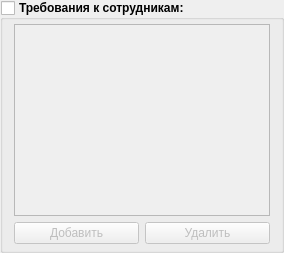
         <widget class="QGroupBox" name="grp_req_staff">
          <property name="font">
           <font>
            <weight>75</weight>
            <bold>true</bold>
           </font>
          </property>
          <property name="title">
           <string>Требования к сотрудникам:</string>
          </property>
          <property name="checkable">
           <bool>true</bool>
          </property>
          <property name="checked">
           <bool>false</bool>
          </property>
          <layout class="QVBoxLayout" name="verticalLayout_4">
           <property name="spacing">
            <number>6</number>
           </property>
           <property name="topMargin">
            <number>4</number>
           </property>
           <property name="bottomMargin">
            <number>6</number>
           </property>
           <item>
            <widget class="QListWidget" name="lw_terms"/>
           </item>
           <item>
            <layout class="QHBoxLayout" name="layout_buttons">
             <item>
              <widget class="QPushButton" name="pb_addTerm">
               <property name="font">
                <font>
                 <weight>50</weight>
                 <bold>false</bold>
                </font>
               </property>
               <property name="text">
                <string>Добавить</string>
               </property>
              </widget>
             </item>
             <item>
              <widget class="QPushButton" name="pb_deleteTerm">
               <property name="enabled">
                <bool>false</bool>
               </property>
               <property name="font">
                <font>
                 <weight>50</weight>
                 <bold>false</bold>
                </font>
               </property>
               <property name="text">
                <string>Удалить</string>
               </property>
              </widget>
             </item>
            </layout>
           </item>
          </layout>
         </widget>
